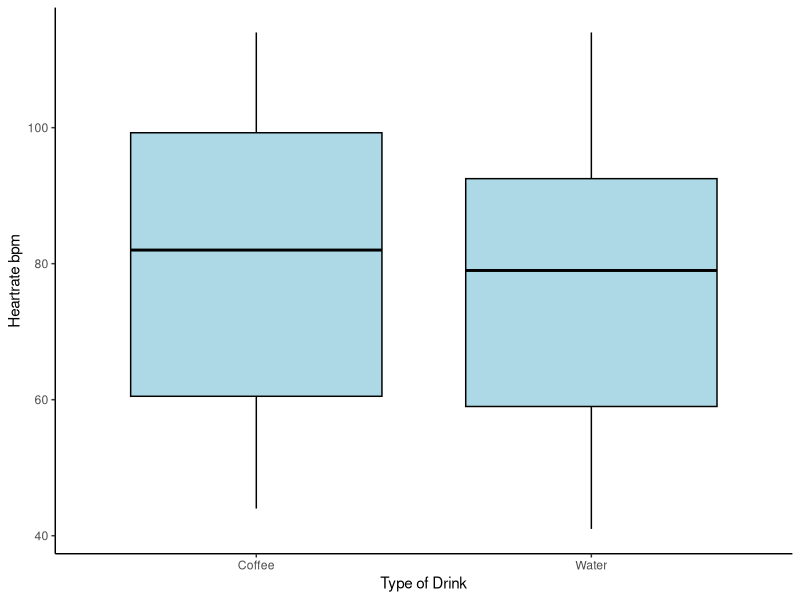

This figure's R source:
## ---- chunk 1
  library(tidyverse)
  #Creating dataframe on made up date about how coffee affects heartrate
  Drink <- c(rep(x = "Water", times = 20), rep( x = "Coffee", times = 20))
  Heartrate <- c(sample(x=40:120, 20), sample(x=40:120, 20))
  HRdata <- data.frame(Drink, Heartrate, stringsAsFactors = F)
  HRdata
  
  #conducting ANOVA test on heartrate data
  test <- aov(Heartrate ~ Drink, data = HRdata)
  testSummary <- summary(test)
  print(testSummary)
  #P value of 0.401 is not significant. 
  
  #creating ggplot
  
 HRgraph <- HRdata %>% 
     ggplot(aes(x=Drink, y=Heartrate)) + 
     geom_boxplot(fill="lightblue", col="black") + 
     xlab("Type of Drink") +
     ylab("Heartrate bpm") + 
     theme_classic()

 print(HRgraph)
  
